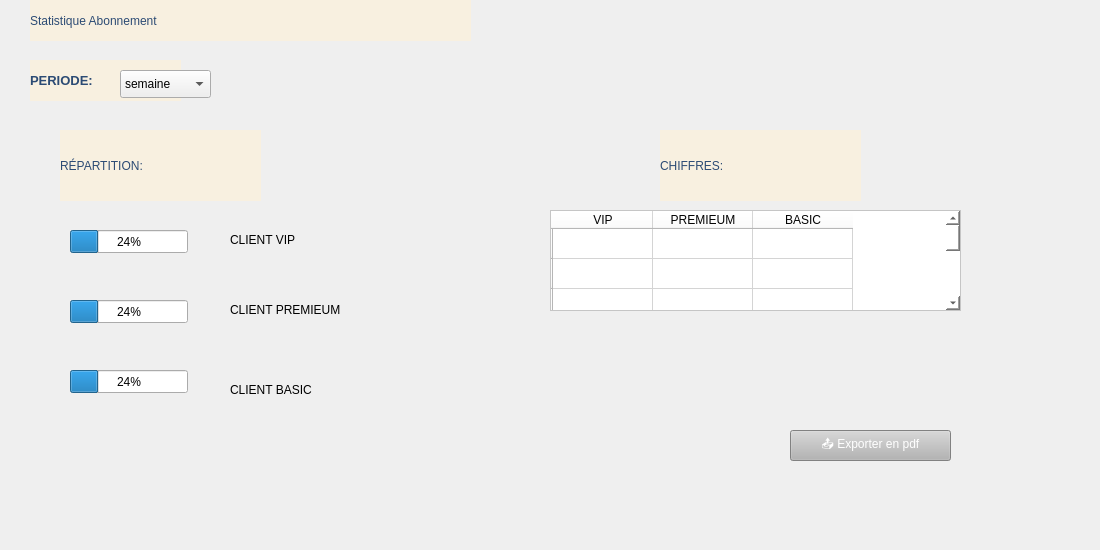
        <widget class="QWidget" name="tab_7">
         <attribute name="title">
          <string>Statistiques et export PDF</string>
         </attribute>
         <widget class="QWidget" name="widget_12" native="true">
          <property name="geometry">
           <rect>
            <x>-10</x>
            <y>-10</y>
            <width>1091</width>
            <height>541</height>
           </rect>
          </property>
          <widget class="QLabel" name="label_30">
           <property name="geometry">
            <rect>
             <x>40</x>
             <y>10</y>
             <width>441</width>
             <height>41</height>
            </rect>
           </property>
           <property name="styleSheet">
            <string notr="true">font: 700 16pt &quot;Segoe UI&quot;;
color: rgb(44, 75, 116);
background-color: rgb(248, 240, 224);</string>
           </property>
           <property name="text">
            <string>Statistique Abonnement</string>
           </property>
          </widget>
          <widget class="QLabel" name="label_33">
           <property name="geometry">
            <rect>
             <x>40</x>
             <y>70</y>
             <width>151</width>
             <height>41</height>
            </rect>
           </property>
           <property name="font">
            <font>
             <family>Segoe UI</family>
             <pointsize>10</pointsize>
             <italic>false</italic>
             <bold>true</bold>
            </font>
           </property>
           <property name="styleSheet">
            <string notr="true">font: 700 10pt &quot;Segoe UI&quot;;

color: rgb(44, 75, 116);
background-color: rgb(248, 240, 224);</string>
           </property>
           <property name="text">
            <string>PERIODE:</string>
           </property>
          </widget>
          <widget class="QComboBox" name="comboBox_6">
           <property name="geometry">
            <rect>
             <x>130</x>
             <y>80</y>
             <width>91</width>
             <height>28</height>
            </rect>
           </property>
           <item>
            <property name="text">
             <string>semaine</string>
            </property>
           </item>
           <item>
            <property name="text">
             <string>mois</string>
            </property>
           </item>
           <item>
            <property name="text">
             <string>annee</string>
            </property>
           </item>
          </widget>
          <widget class="QLabel" name="label_35">
           <property name="geometry">
            <rect>
             <x>240</x>
             <y>390</y>
             <width>101</width>
             <height>20</height>
            </rect>
           </property>
           <property name="text">
            <string>CLIENT BASIC</string>
           </property>
          </widget>
          <widget class="QLabel" name="label_36">
           <property name="geometry">
            <rect>
             <x>240</x>
             <y>310</y>
             <width>131</width>
             <height>20</height>
            </rect>
           </property>
           <property name="text">
            <string>CLIENT PREMIEUM</string>
           </property>
          </widget>
          <widget class="QLabel" name="label_37">
           <property name="geometry">
            <rect>
             <x>240</x>
             <y>240</y>
             <width>91</width>
             <height>20</height>
            </rect>
           </property>
           <property name="text">
            <string>CLIENT VIP </string>
           </property>
          </widget>
          <widget class="QProgressBar" name="progressBar_4">
           <property name="geometry">
            <rect>
             <x>80</x>
             <y>240</y>
             <width>118</width>
             <height>23</height>
            </rect>
           </property>
           <property name="value">
            <number>24</number>
           </property>
          </widget>
          <widget class="QProgressBar" name="progressBar_5">
           <property name="geometry">
            <rect>
             <x>80</x>
             <y>310</y>
             <width>118</width>
             <height>23</height>
            </rect>
           </property>
           <property name="value">
            <number>24</number>
           </property>
          </widget>
          <widget class="QProgressBar" name="progressBar_6">
           <property name="geometry">
            <rect>
             <x>80</x>
             <y>380</y>
             <width>118</width>
             <height>23</height>
            </rect>
           </property>
           <property name="value">
            <number>24</number>
           </property>
          </widget>
          <widget class="QLabel" name="label_38">
           <property name="geometry">
            <rect>
             <x>70</x>
             <y>140</y>
             <width>201</width>
             <height>71</height>
            </rect>
           </property>
           <property name="styleSheet">
            <string notr="true">font: 700 16pt &quot;Segoe UI&quot;;
color: rgb(44, 75, 116);
background-color: rgb(248, 240, 224);</string>
           </property>
           <property name="text">
            <string>RÉPARTITION:</string>
           </property>
          </widget>
          <widget class="QLabel" name="label_39">
           <property name="geometry">
            <rect>
             <x>670</x>
             <y>140</y>
             <width>201</width>
             <height>71</height>
            </rect>
           </property>
           <property name="styleSheet">
            <string notr="true">font: 700 16pt &quot;Segoe UI&quot;;
color: rgb(44, 75, 116);
background-color: rgb(248, 240, 224);</string>
           </property>
           <property name="text">
            <string>CHIFFRES:</string>
           </property>
          </widget>
          <widget class="QTableWidget" name="tableClient_6">
           <property name="geometry">
            <rect>
             <x>560</x>
             <y>220</y>
             <width>411</width>
             <height>101</height>
            </rect>
           </property>
           <property name="styleSheet">
            <string notr="true">background-color: rgb(255, 255, 255);
color: rgb(3, 3, 3);</string>
           </property>
           <row>
            <property name="text">
             <string/>
            </property>
           </row>
           <row>
            <property name="text">
             <string/>
            </property>
           </row>
           <row>
            <property name="text">
             <string/>
            </property>
           </row>
           <row>
            <property name="text">
             <string/>
            </property>
           </row>
           <row>
            <property name="text">
             <string/>
            </property>
           </row>
           <row>
            <property name="text">
             <string/>
            </property>
           </row>
           <column>
            <property name="text">
             <string>VIP</string>
            </property>
           </column>
           <column>
            <property name="text">
             <string>PREMIEUM</string>
            </property>
           </column>
           <column>
            <property name="text">
             <string>BASIC</string>
            </property>
           </column>
          </widget>
          <widget class="QPushButton" name="pushButton_72">
           <property name="geometry">
            <rect>
             <x>800</x>
             <y>440</y>
             <width>161</width>
             <height>31</height>
            </rect>
           </property>
           <property name="styleSheet">
            <string notr="true"> background-color: rgb(180, 180, 180);
color: rgb(255, 255, 255);</string>
           </property>
           <property name="text">
            <string>📤 Exporter en pdf</string>
           </property>
          </widget>
         </widget>
        </widget>
